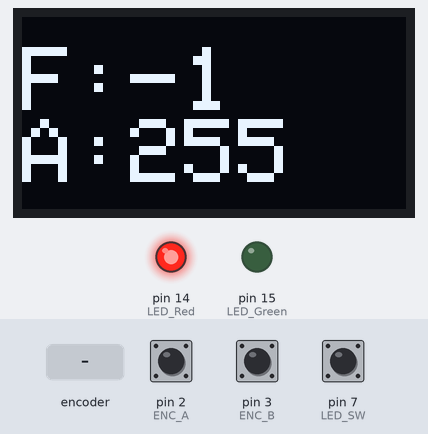
A sketch run on a simulated Arduino Uno, built with avr-gcc and run on an emulated ATmega328P. On the bench: 128×64 one-colour display, output pins drawn as LEDs (lit = HIGH). Inputs (shaded band) come from the test bench; at power-on: pin 7 (LED_SW) HIGH, pin 2 (ENC_A) HIGH, pin 3 (ENC_B) HIGH. EEPROM starts erased; pins used as bus, display or sensor lines are not drawn; what the sketch prints to the serial monitor is not drawn.

Above: at 4.7 s.
4.8 s: pin 7 (LED_SW) pulled LOW for 3.2 s
At 8.7 s:
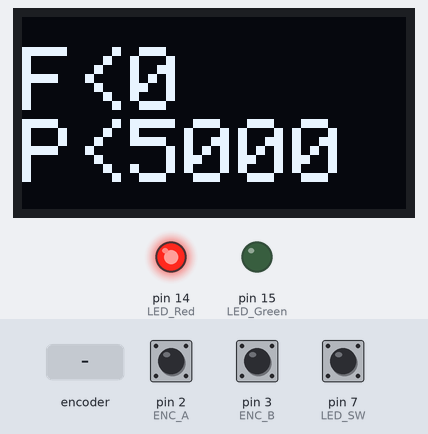
9.6 s: rotary encoder on pin 2 (ENC_A) / pin 3 (ENC_B) turned 1 step (first pin leading)
At 10.5 s:
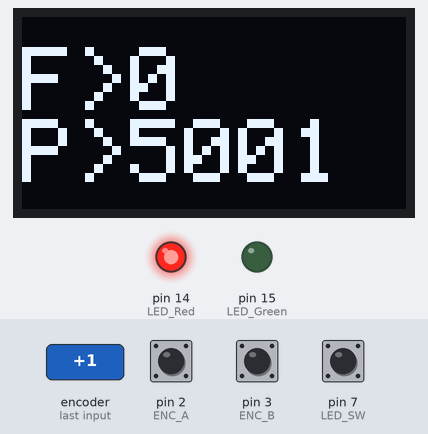
11.5 s: pin 7 (LED_SW) pulled LOW for 1 s
At 13.0 s:
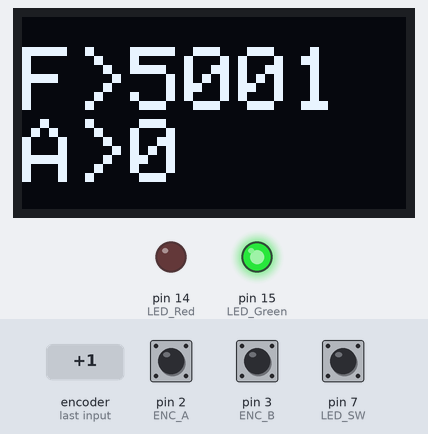
14.1 s: pin 7 (LED_SW) pulled LOW for 3.2 s
At 15.8 s:
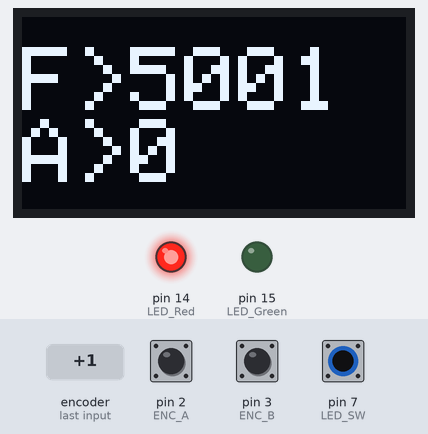
18.9 s: pin 7 (LED_SW) pulled LOW for 1 s
At 21.2 s:
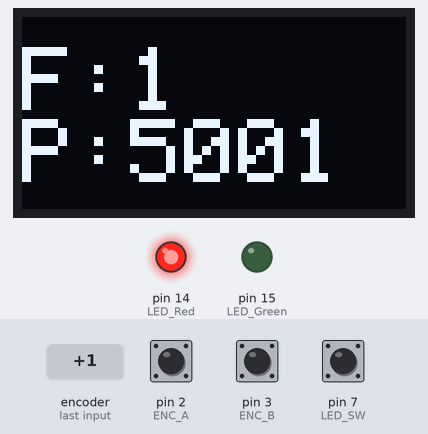
21.5 s: rotary encoder on pin 2 (ENC_A) / pin 3 (ENC_B) turned 1 step (first pin leading)
At 22.2 s:
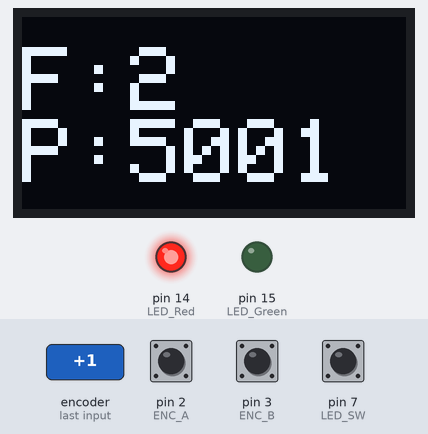
Timing chart, 0 to 24.2 s (numbered marks = the images above; inputs shaded):
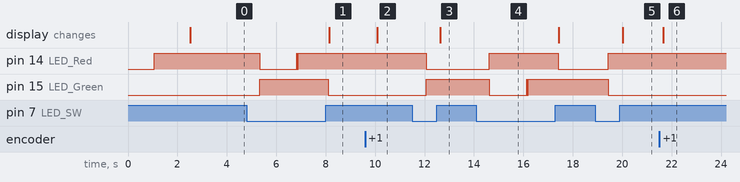

The sketch:

EF-Lens-control.ino
```cpp
/*
   ロータリーエンコーダの参照コード
   https://jumbleat.com/2016/12/17/encoder_1/
*/
/*
   EFレンズの制御関連参考リンク
   ASCOM EF Lens Controller
   http://www.indilib.org/media/kunena/attachments/3728/ascom_efEN.pdf
   EFレンズから信号線の引き出の参照資料
   How to Move Canon EF Lenses Yosuke Bando
   http://web.media.mit.edu/~bandy/invariant/move_lens.pdf
   Canon　EFレンズのArduino制御
   http://otobs.org/hiki/?EOS_model
   Technical aspects of the Canon EF lens mount
   http://www.eflens.com/lens_articles/ef_lens_mount.html
*/
#include <SPI.h>
#include <EEPROM.h>

#include <Adafruit_GFX.h>
#include <Adafruit_SSD1306.h>
#include <Wire.h>
#define SCREEN_WIDTH 128
#define SCREEN_HEIGHT 64
#define OLED_RESET -1
Adafruit_SSD1306 display(SCREEN_WIDTH, SCREEN_HEIGHT, &Wire, OLED_RESET);

#define LED_SW   7
#define CS 10   // Emurate CS of SPI for DEBUG
#define F1 9    // Function SW
#define ENC_A  2
#define ENC_B  3
#define LED_Red 14
#define LED_Green 15

volatile byte pos;
volatile int  enc_count;
boolean    sw = false;
boolean  real_mode = false;

int mode = 0;
int mode_counter[2];
int focuserPosition,  apValue, offset, apAddr, fpAddr, fpValue, x, y;
boolean  IsFirstConnect;

void InitLens()
{
  SPI.transfer(0x0A);
  delay(30);
  SPI.transfer(0x00);
  delay(30);
  SPI.transfer(0x0A);
  delay(30);
  SPI.transfer(0x00);
  delay(30);
}

int ENC_COUNT(int incoming) {
  static int enc_old = enc_count;
  int val_change = enc_count - enc_old;

  if (val_change != 0)
  {
    incoming += val_change;
    enc_old   = enc_count;
  }
  return incoming;
}

void ENC_READ() {
  byte cur = (!digitalRead(ENC_B) << 1) + !digitalRead(ENC_A);
  byte old = pos & B00000011;
  byte dir = (pos & B00110000) >> 4;

  if (cur == 3) cur = 2;
  else if (cur == 2) cur = 3;

  if (cur != old)
  {
    if (dir == 0)
    {
      if (cur == 1 || cur == 3) dir = cur;
    } else {
      if (cur == 0)
      {
        if (dir == 1 && old == 3) enc_count++;
        else if (dir == 3 && old == 1) enc_count--;
        dir = 0;
      }
    }
    pos = (dir << 4) + (old << 2) + cur;
  }
}

void setup() {
  digitalWrite(13, LOW); // SPI Clock PIN
  pinMode(ENC_A, INPUT_PULLUP);
  pinMode(ENC_B, INPUT_PULLUP);
  pinMode(LED_Red, OUTPUT);
  pinMode(LED_Green, OUTPUT);
  pinMode(LED_SW, INPUT_PULLUP);
  pinMode(CS, OUTPUT);
  pinMode(F1, INPUT_PULLUP);

  attachInterrupt(0, ENC_READ, CHANGE);
  attachInterrupt(1, ENC_READ, CHANGE);

  display.begin(SSD1306_SWITCHCAPVCC, 0x3C);
  display.clearDisplay();

  // Font size
  display.setTextSize(3);
  // Font color
  display.setTextColor(WHITE);
  display.setCursor(0, 10);
  display.println("EF-LensFocuser");
  display.display();
  delay(1000);
  mode = 0;   // focus control mode
  apAddr = 0; // 1 byte memory for aperture value
  fpAddr = 1; // 2 byte memory for focus position
  focuserPosition = 5000;
  SPI.begin();
  SPI.setBitOrder(MSBFIRST);
  SPI.setClockDivider(SPI_CLOCK_DIV128);
  SPI.setDataMode(SPI_MODE3);
  digitalWrite(12, HIGH);
  digitalWrite(LED_Red, HIGH);
  digitalWrite(LED_Green, LOW);
  InitLens();
  SPI.transfer(0x05); // Focus Max
  delay(1000);
  apValue = EEPROM.read(apAddr);
  fpValue =  EEPROM.read(fpAddr) * 256 + EEPROM.read(fpAddr + 1); // focus position
  offset = fpValue - focuserPosition;
  proc_lens(offset);    // Move focus tot last position

  Serial.begin(9600);
  Serial.print("FP:");
  Serial.println(fpValue);
  Serial.print("AP:");
  Serial.println(apValue);
  display.clearDisplay();
  display.setCursor(0, 10);
  display.print("F:");
  display.println(fpValue);
  display.print("A:");
  display.println(apValue);
  display.display();
  delay(1000);
}

void loop() {
  int sw_count;
  int tmp, last_offset;
  short counter_now;
  digitalWrite(CS, HIGH);
  sw_count = 0;
  while (digitalRead(LED_SW) == LOW) {
    sw_count++;
    if (sw_count > 50) {
      if (mode == 1) {    // forcus control mode
        digitalWrite(LED_Red, HIGH);
        digitalWrite(LED_Green, LOW);
      } else {            // aperture control mode
        digitalWrite(LED_Green, HIGH);
        digitalWrite(LED_Red, LOW);
      }
    }
    if (sw_count > 200) {
      digitalWrite(LED_Green, HIGH);
      digitalWrite(LED_Red, HIGH);
    }
    delay(10);
  }
  delay(100);
  if (sw_count > 50 && sw_count < 200) {
    mode == 0 ? mode = 1 : mode = 0;
  }
  if (mode == 1) {
    digitalWrite(LED_Green, HIGH);
    digitalWrite(LED_Red, LOW);
  } else {
    digitalWrite(LED_Red, HIGH);
    digitalWrite(LED_Green, LOW);
  }
  /*
    if (sw_count != 0) {
    Serial.print("mode: ");
    Serial.print(mode);
    Serial.print(", real: ");
    Serial.println(real_mode);
    }
  */
  if (sw_count > 200) {
    real_mode = !real_mode;
    if (real_mode) {
      Serial.print("mode: ");
      Serial.println(mode);
      last_offset = mode_counter[mode];
    } else {
      mode_counter[mode] = last_offset;
    }
  }
  if (sw_count != 0 && (sw_count < 50) ) {
    proc_lens(tmp);
  }

  counter_now = ENC_COUNT(mode_counter[mode]);
  tmp = counter_now - mode_counter[mode];   // encoder counter state
  if (mode_counter[mode] != counter_now)
  {
    tmp > 0 ? 1 : -1;
    if (real_mode) {
      mode_counter[mode] += tmp;
      proc_lens(tmp);
    } else {
      mode_counter[mode] = counter_now;
    }
  }
  if (sw_count != 0 || tmp != 0) disp_update(tmp, last_offset);

}

void proc_lens(int tmp) {
  int ap;
  digitalWrite(CS, LOW);
  if  (mode == 0 ) { // Send command to LENS　フォーカス
    if (real_mode) {
      offset = tmp;
    } else {
      offset = mode_counter[mode] ;
    }
    x = highByte(focuserPosition);
    y = lowByte(focuserPosition);
    EEPROM.write(fpAddr, x);      // write to EEPROM last focus position
    EEPROM.write(fpAddr + 1, y);
    x = highByte(offset);
    y = lowByte(offset);
    Serial.print("FP:");
    Serial.print(offset);
    Serial.print(", ");
    Serial.println(focuserPosition);
    InitLens();
    SPI.transfer(0x44);       delay(30);
    SPI.transfer(x);        delay(30);
    SPI.transfer(y);        delay(30);
    SPI.transfer(0);        delay(100);
    focuserPosition += offset;
  } else {              // 絞り
    apValue = mode_counter[mode] ;
    ap = (apValue - EEPROM.read(apAddr)) * 3;
    Serial.print("APvalue:");
    Serial.print(apValue);
    Serial.print(",SET ap:");
    Serial.println(ap);
    if (apValue != EEPROM.read(apAddr))
    {
      InitLens();
      SPI.transfer(0x07);          delay(10);
      SPI.transfer(0x13);          delay(10);
      SPI.transfer((apValue - EEPROM.read(apAddr)) * 3);
      delay(100);
      SPI.transfer(0x08);          delay(10);
      SPI.transfer(0x00);          delay(10);
      EEPROM.write(apAddr, apValue);
    }
  }
}

void disp_update(int tmp, int last_offset) {
  char sep;
  display.clearDisplay();
  display.setCursor(0, 10);
  if (real_mode) {    // Update when encoder rotated
    sep = '>';
    switch (mode) {
      case 0:
        (tmp > 0) ? sep = '>' : sep = '<';
        display.print("F");
        display.print(sep);
        display.println(  last_offset );
        display.print("P");
        display.print(sep);
        display.println( focuserPosition);
        break;
      case 1:
        display.print("F");
        display.print(sep);
        display.println( focuserPosition );
        display.print("A");
        display.print(sep);
        display.println(mode_counter[mode]);
        break;
    }
  } else {        // Update when switch pushed
    sep = ':';
    switch (mode) {
      case 0:
        display.print("F");
        display.print(sep);
        display.println( mode_counter[mode] );
        display.print("P");
        display.print(sep);
        display.println( focuserPosition);
        break;
      case 1:
        display.print("F");
        display.print(sep);
        display.println( focuserPosition );
        display.print("A");
        display.print(sep);
        display.println(mode_counter[mode]);
        break;
    }
  }
  display.display();
}
```

Measured:
- after the input at 4.8 s, pin 14 (LED_Red): HIGH → LOW after 0.52 s, → HIGH 1.5 s later, → LOW 0.02 s later, → HIGH 0.04 s later; pin 15 (LED_Green): LOW → HIGH after 0.52 s, → LOW 2.8 s later; the display: changes after 3.3 s (image 1)
- after the input at 9.6 s, the display: changes after 0.48 s (image 2)
- after the input at 11.5 s, pin 14 (LED_Red): HIGH → LOW after 0.58 s; pin 15 (LED_Green): LOW → HIGH after 0.58 s; the display: changes after 1.1 s (image 3)
- after the input at 14.1 s, pin 14 (LED_Red): LOW → HIGH after 0.53 s, → LOW 2.8 s later; pin 15 (LED_Green): HIGH → LOW after 0.53 s, → HIGH 1.5 s later, → LOW 0.02 s later, → HIGH 0.04 s later
- after the input at 18.9 s, pin 14 (LED_Red): LOW → HIGH after 0.53 s; pin 15 (LED_Green): HIGH → LOW after 0.53 s; the display: changes after 1.1 s (image 5)
- after the input at 21.5 s, the display: changes after 0.16 s (image 6)
